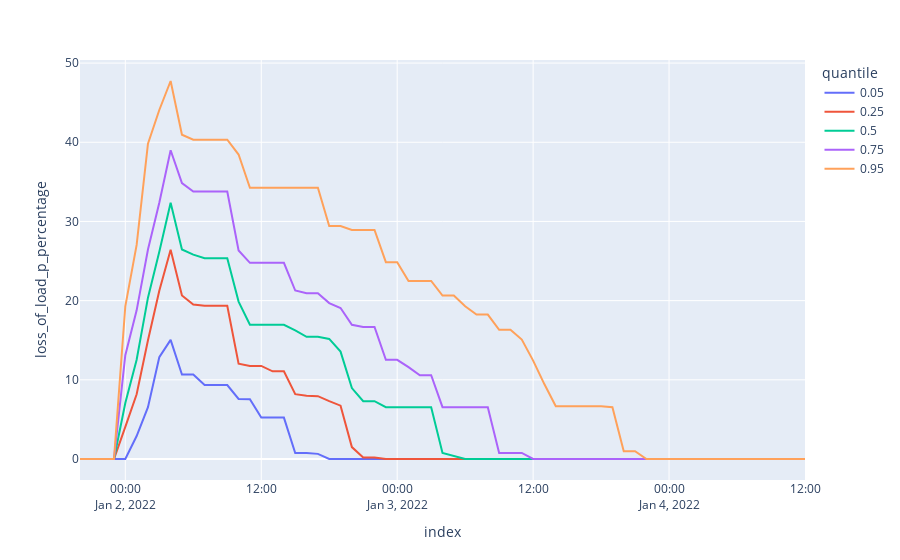

Notebook cell for this chart:
### Code cell
px.line(df_load_quantiles, x=df_load_quantiles.index, y = 'loss_of_load_p_percentage', color = 'quantile')
